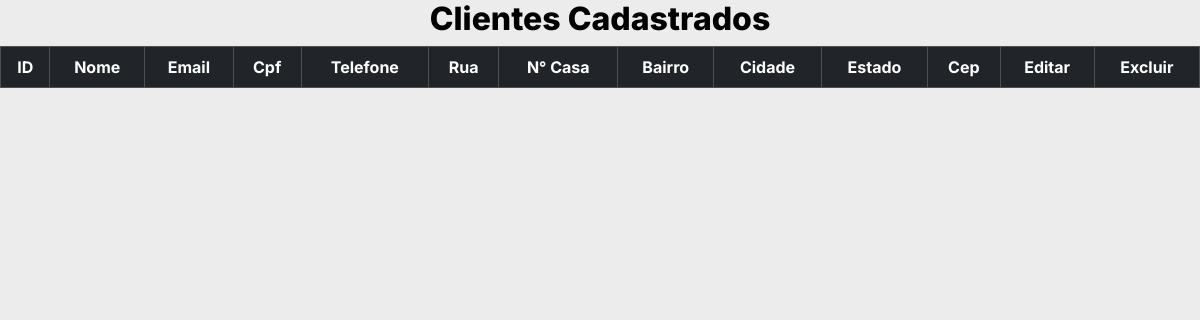
Page /clientes_cadastrados on the earlier database version.
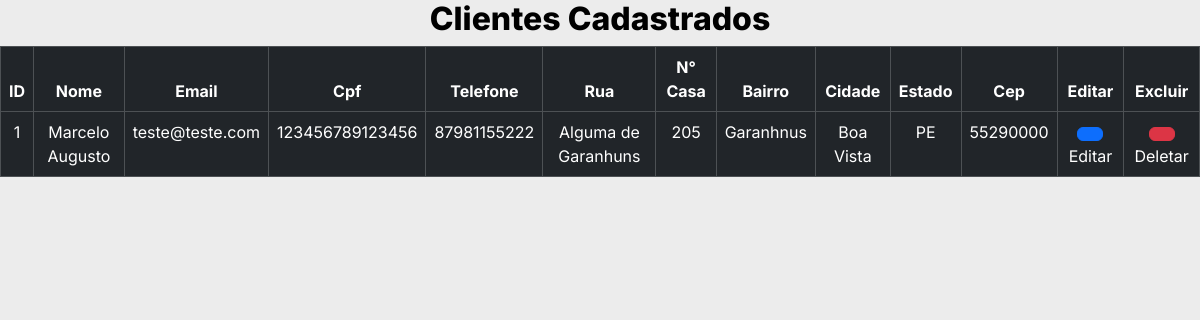
Same page on the later database version.
### tables this page shows
CREATE TABLE "clientes"(
        "ID_clientes" INTEGER PRIMARY KEY AUTOINCREMENT,
        "nome" TEXT,
        "email" TEXT,
        "cpf" TEXT,
        "telefone" TEXT,
        "rua" TEXT,
        "numero" TEXT,
        "bairro" TEXT,
        "cidade" TEXT,
        "estado" TEXT,
        "cep" TEXT
        );

### cliente.py (the view)
@bpclientes_blueprint.route('/clientes_cadastrados')
def clientes_cadastrados():
    con = sql.connect("goservice.db")
    con.row_factory = sql.Row
    cur = con.cursor()
    cur.execute("select * from clientes")
    data = cur.fetchall()
    return render_template('clientes/cadastrados.html', dados=data)

### templates/clientes/cadastrados.html (shortened to what this page needs)
{% extends 'clientes/base/base_cadastrados.html' %}
{% block customCSS %}
<link rel="stylesheet" href="{{ url_for('static', filename='css/estilosCli/estilo_lista.css') }}">
{% endblock %}
{% block body %}
  <h3 class="titulo__pagina">Clientes Cadastrados</h3>
  <table class="table table-bordered table-dark bg-dark tabela">
    <thead>
      <tr>
        <th scope="col">ID</th>
        <th scope="col">Nome</th>
        <th scope="col">Email</th>
        <th scope="col">Cpf</th>
        <th scope="col">Telefone</th>
        <th scope="col">Rua</th>
        <th scope="col">N° Casa</th>
        <th scope="col">Bairro</th>
        <th scope="col">Cidade</th>
        <th scope="col">Estado</th>
        <th scope="col">Cep</th>
        <th scope="col">Editar</th>
        <th scope="col">Excluir</th>
      </tr>
    </thead>
    <tbody>
        {% for row in dados %}
      <tr>
        <td>{{loop.index}}</td>
        <td>{{row.NOME}}</td>
        <td>{{row.EMAIL}}</td>
        <td>{{row.CPF}}</td>
        <td>{{row.TELEFONE}}</td>
        <td>{{row.RUA}}</td>
        <td>{{row.NUMERO}}</td>
        <td>{{row.BAIRRO}}</td>
        <td>{{row.CIDADE}}</td>
        <td>{{row.ESTADO}}</td>
        <td>{{row.CEP}}</td>
        <td><a href="{{url_for('clientes.edit_user', idCli=row.ID_clientes)}}" class="btn btn-primary"></a>Editar</td>
        <td><a href="{{url_for('clientes.delete_user', idCli=row.ID_clientes)}}" class="btn btn-danger" onclick="return confirm('Tem certeza que deseja apagar?')"></a>Deletar</td>
      </tr>
      {% endfor %}
    </tbody>
</table>
{% endblock %}

### templates/clientes/base/base_cadastrados.html (shortened to what this page needs)
<!DOCTYPE html>
<html lang="pt-br">
<head>
    <link href="https://cdn.jsdelivr.net/npm/bootstrap@5.3.2/dist/css/bootstrap.min.css" rel="stylesheet">
    {% block customCSS %}
    {% endblock %}
</head>
<body>
    {% block body %}
    {% endblock %}
</body>
</html>

### static/css/estilosCli/estilo_lista.css (style rules this page uses)
:root { --cor-preta: #000; --cor-branca: #FFF; --cor-cinza: #ECECEC; --cor-cinza-escuro: #CBC8C8; --fonte-inter: 'Inter', sans-serif; }
* { margin: 0; padding: 0; box-sizing: border-box; }
body { font-family: 'Inter', sans-serif; background-color: var(--cor-cinza); color: var(--cor-preta); }
.titulo__pagina { text-align: center; font-size: 32px; font-weight: 800; }
th,td { text-align: center; }

Differences in the rows shown:
added clientes: NOME "Marcelo Augusto", EMAIL "teste@teste.com", CPF "123456789123456", TELEFONE "87981155222", RUA "Alguma de Garanhuns", NUMERO "205", BAIRRO "Garanhnus", CIDADE "Boa Vista", ESTADO "PE", CEP "55290000"
